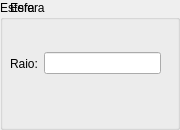
         <widget class="QGroupBox" name="groupBoxSphere">
          <property name="minimumSize">
           <size>
            <width>180</width>
            <height>130</height>
           </size>
          </property>
          <property name="title">
           <string>Esfera</string>
          </property>
          <widget class="QWidget" name="layoutWidget">
           <property name="geometry">
            <rect>
             <x>10</x>
             <y>50</y>
             <width>151</width>
             <height>27</height>
            </rect>
           </property>
           <layout class="QHBoxLayout" name="horizontalLayout_9">
            <item>
             <widget class="QLabel" name="labelSphereRadius">
              <property name="text">
               <string>Raio:</string>
              </property>
             </widget>
            </item>
            <item>
             <widget class="QLineEdit" name="lineEditSphereRadius">
              <property name="palette">
               <palette>
                <active>
                 <colorrole role="WindowText">
                  <brush brushstyle="SolidPattern">
                   <color alpha="255">
                    <red>20</red>
                    <green>20</green>
                    <blue>20</blue>
                   </color>
                  </brush>
                 </colorrole>
                 <colorrole role="Text">
                  <brush brushstyle="SolidPattern">
                   <color alpha="255">
                    <red>20</red>
                    <green>20</green>
                    <blue>20</blue>
                   </color>
                  </brush>
                 </colorrole>
                 <colorrole role="PlaceholderText">
                  <brush brushstyle="NoBrush">
                   <color alpha="128">
                    <red>20</red>
                    <green>20</green>
                    <blue>20</blue>
                   </color>
                  </brush>
                 </colorrole>
                </active>
                <inactive>
                 <colorrole role="WindowText">
                  <brush brushstyle="SolidPattern">
                   <color alpha="255">
                    <red>20</red>
                    <green>20</green>
                    <blue>20</blue>
                   </color>
                  </brush>
                 </colorrole>
                 <colorrole role="Text">
                  <brush brushstyle="SolidPattern">
                   <color alpha="255">
                    <red>20</red>
                    <green>20</green>
                    <blue>20</blue>
                   </color>
                  </brush>
                 </colorrole>
                 <colorrole role="PlaceholderText">
                  <brush brushstyle="NoBrush">
                   <color alpha="128">
                    <red>20</red>
                    <green>20</green>
                    <blue>20</blue>
                   </color>
                  </brush>
                 </colorrole>
                </inactive>
                <disabled>
                 <colorrole role="WindowText">
                  <brush brushstyle="SolidPattern">
                   <color alpha="255">
                    <red>120</red>
                    <green>120</green>
                    <blue>120</blue>
                   </color>
                  </brush>
                 </colorrole>
                 <colorrole role="Text">
                  <brush brushstyle="SolidPattern">
                   <color alpha="255">
                    <red>120</red>
                    <green>120</green>
                    <blue>120</blue>
                   </color>
                  </brush>
                 </colorrole>
                 <colorrole role="PlaceholderText">
                  <brush brushstyle="NoBrush">
                   <color alpha="128">
                    <red>20</red>
                    <green>20</green>
                    <blue>20</blue>
                   </color>
                  </brush>
                 </colorrole>
                </disabled>
               </palette>
              </property>
             </widget>
            </item>
           </layout>
          </widget>
          <widget class="QLabel" name="label_2">
           <property name="geometry">
            <rect>
             <x>10</x>
             <y>0</y>
             <width>41</width>
             <height>16</height>
            </rect>
           </property>
           <property name="text">
            <string>Esfera</string>
           </property>
          </widget>
         </widget>
